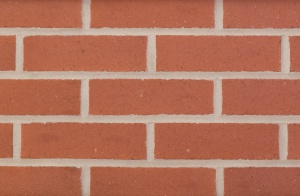
#> input picture images/bricks_small.jpg, 300 x 196 px
$ python gradient_sobel.py   (older library calls are emulated)
#> lines starting #> are read from the running program, lines starting #| are printed output that depends on the picture
import cv2

image = cv2.imread('images/bricks_small.jpg')
#> image is the input picture: shape (196, 300, 3); mean B, G, R 92.3, 114.4, 178.8

gray = cv2.cvtColor(image, cv2.COLOR_BGR2GRAY)
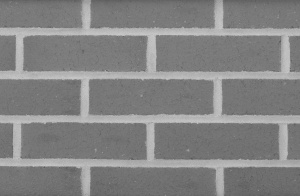
#> gray: shape (196, 300); min 87, max 202, mean 131.2

# Compute gradients along the X and Y axis, respectively
gradient_X = cv2.Sobel(gray, ddepth=cv2.CV_64F, dx=1, dy=0)
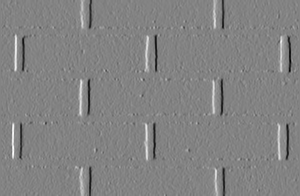
#> gradient_X: shape (196, 300) float64; min -331, max 313, mean -0.1; drawn with min black and max white
gradient_Y = cv2.Sobel(gray, ddepth=cv2.CV_64F, dx=0, dy=1)
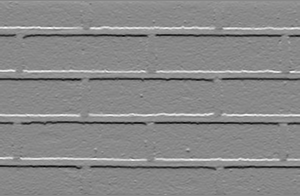
#> gradient_Y: shape (196, 300) float64; min -362, max 312, mean 0.1; drawn with min black and max white

gradient_X = cv2.convertScaleAbs(gradient_X)
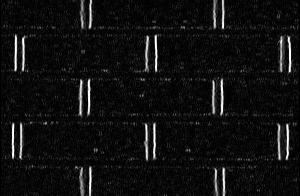
#> gradient_X: shape (196, 300); min 0, max 255, mean 16.3
gradient_Y = cv2.convertScaleAbs(gradient_Y)
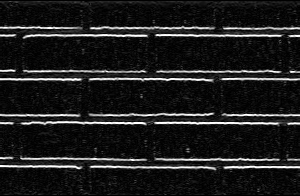
#> gradient_Y: shape (196, 300); min 0, max 255, mean 28.6

sobel_combined = cv2.addWeighted(gradient_X, 0.5, gradient_Y, 0.5, 0)
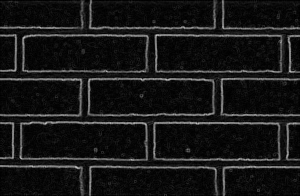
#> sobel_combined: shape (196, 300); min 0, max 194, mean 22.5

cv2.imshow("Original", image)
cv2.imshow("Sobel X", gradient_X)
cv2.imshow("Sobel Y", gradient_Y)
cv2.imshow("Sobel Combined", sobel_combined)
cv2.waitKey(0)
